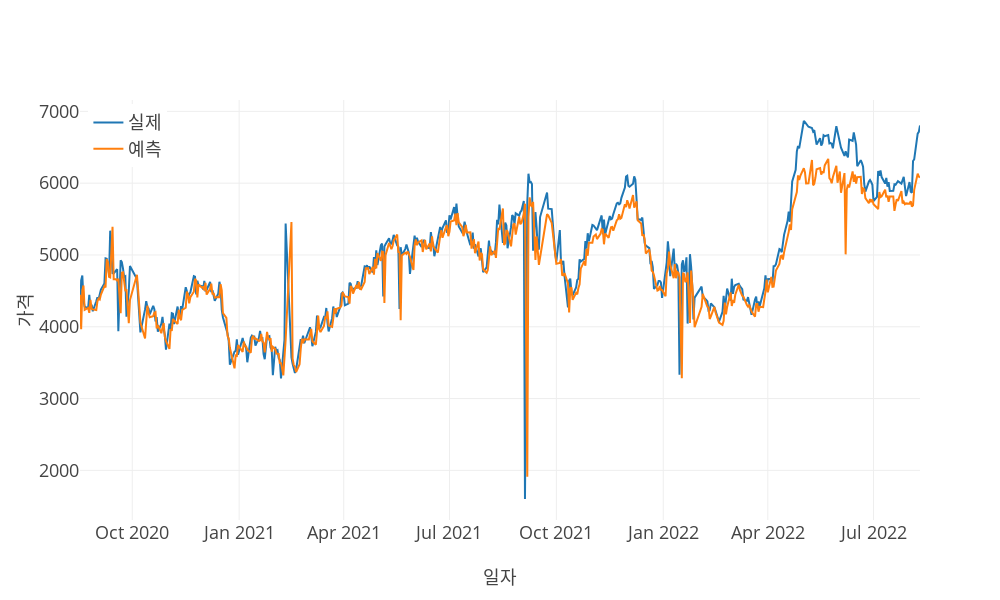

The cell this chart's notebook holds for it:
### Markdown cell above
# Machine learning

### Code cell
print("\nSupport Vector Regression")
svr, _ = support_vector_regression(X_train, y_train, search=True, **ml_searchCV_params)
svr_predictions = svr.predict(X_test)
model_eval(y_test, svr_predictions, predictions_x_axis, stdout=stdout, vis=vis, **{'scaler': output_scaler})

### Figure 1 — Plotly figure (JSON) as saved in the notebook; plotly's stock layout.template omitted (floating-point values rounded to 4 significant figures; data arrays with more than 128 entries replaced by an {"elided": "..."} marker saying what was removed)
{"data": [{"mode": "lines", "name": "실제", "type": "scatter", "x": {"elided": "510 str values"}, "y": {"elided": "510 float values"}}, {"mode": "lines", "name": "예측", "type": "scatter", "x": {"elided": "510 str values"}, "y": {"elided": "510 float values"}}], "layout": {"height": 600, "legend": {"x": 0.01, "xanchor": "left", "y": 0.99, "yanchor": "top"}, "width": 1000, "xaxis": {"title": {"text": "일자"}}, "yaxis": {"title": {"text": "가격"}}}}
